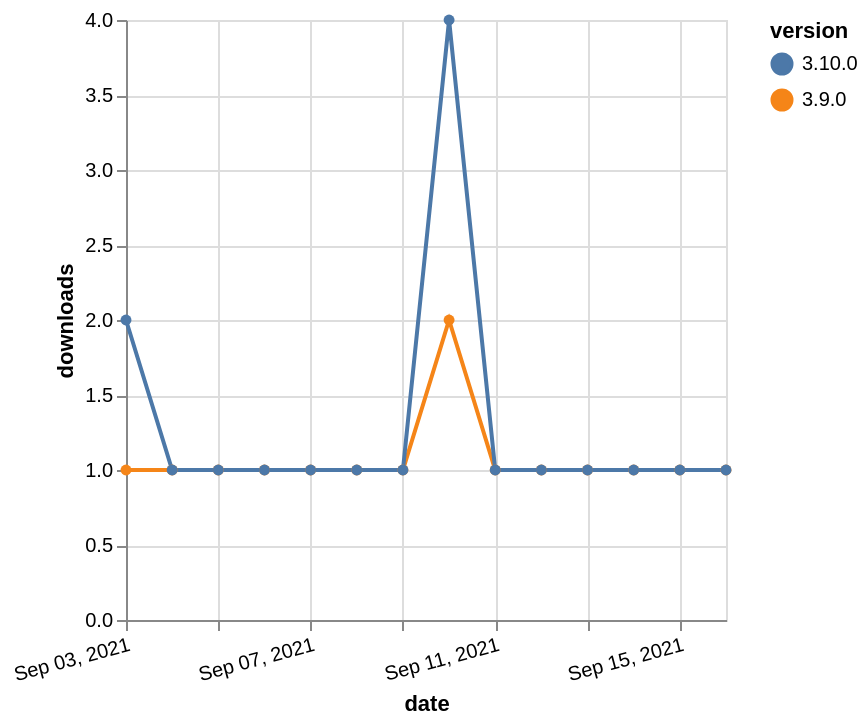

Write the Vega-Lite specification saved for this chart.
### Vega-Lite specification from a JSON file in a GitHub repository (floating-point values rounded to 4 significant figures)
{"$schema": "https://vega.github.io/schema/vega-lite/v5.json", "description": "A simple bar chart with embedded data.", "data": {"values": [{"date": "2021-09-03", "total": 167, "delta": 1, "version": "3.9.0"}, {"date": "2021-09-04", "total": 168, "delta": 1, "version": "3.9.0"}, {"date": "2021-09-05", "total": 169, "delta": 1, "version": "3.9.0"}, {"date": "2021-09-06", "total": 170, "delta": 1, "version": "3.9.0"}, {"date": "2021-09-07", "total": 171, "delta": 1, "version": "3.9.0"}, {"date": "2021-09-08", "total": 172, "delta": 1, "version": "3.9.0"}, {"date": "2021-09-09", "total": 173, "delta": 1, "version": "3.9.0"}, {"date": "2021-09-10", "total": 175, "delta": 2, "version": "3.9.0"}, {"date": "2021-09-11", "total": 176, "delta": 1, "version": "3.9.0"}, {"date": "2021-09-12", "total": 177, "delta": 1, "version": "3.9.0"}, {"date": "2021-09-13", "total": 178, "delta": 1, "version": "3.9.0"}, {"date": "2021-09-14", "total": 179, "delta": 1, "version": "3.9.0"}, {"date": "2021-09-15", "total": 180, "delta": 1, "version": "3.9.0"}, {"date": "2021-09-16", "total": 181, "delta": 1, "version": "3.9.0"}, {"date": "2021-09-03", "total": 222, "delta": 2, "version": "3.10.0"}, {"date": "2021-09-04", "total": 223, "delta": 1, "version": "3.10.0"}, {"date": "2021-09-05", "total": 224, "delta": 1, "version": "3.10.0"}, {"date": "2021-09-06", "total": 225, "delta": 1, "version": "3.10.0"}, {"date": "2021-09-07", "total": 226, "delta": 1, "version": "3.10.0"}, {"date": "2021-09-08", "total": 227, "delta": 1, "version": "3.10.0"}, {"date": "2021-09-09", "total": 228, "delta": 1, "version": "3.10.0"}, {"date": "2021-09-10", "total": 232, "delta": 4, "version": "3.10.0"}, {"date": "2021-09-11", "total": 233, "delta": 1, "version": "3.10.0"}, {"date": "2021-09-12", "total": 234, "delta": 1, "version": "3.10.0"}, {"date": "2021-09-13", "total": 235, "delta": 1, "version": "3.10.0"}, {"date": "2021-09-14", "total": 236, "delta": 1, "version": "3.10.0"}, {"date": "2021-09-15", "total": 237, "delta": 1, "version": "3.10.0"}, {"date": "2021-09-16", "total": 238, "delta": 1, "version": "3.10.0"}]}, "width": "container", "mark": {"type": "line", "point": {"filled": true}}, "encoding": {"x": {"field": "date", "type": "temporal", "timeUnit": "yearmonthdate", "title": "date", "axis": {"labelAngle": -15}}, "y": {"field": "delta", "type": "quantitative", "title": "downloads"}, "color": {"field": "version", "type": "nominal"}, "tooltip": {"field": "delta"}}}
